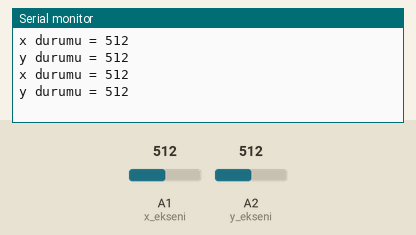
Recording of a sketch running on a simulated Arduino Uno, built with avr-gcc and run on an emulated ATmega328P. Parts: the last lines printed to the serial monitor. The test bench sets the inputs (shaded band); at power-on: A1 (x_ekseni) = 512, A2 (y_ekseni) = 512.

Above: at 1.8 s.
1.9 s: A1 (x_ekseni) set to 716
At 2.8 s:
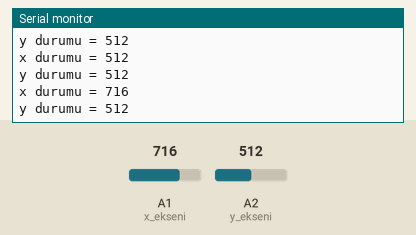
3.4 s: A2 (y_ekseni) set to 716
At 4.7 s:
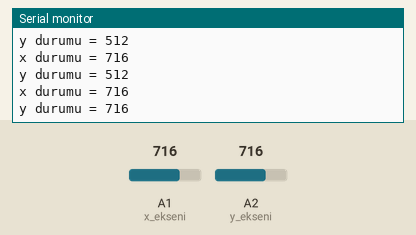
4.9 s: A1 (x_ekseni) set to 900
At 5.6 s:
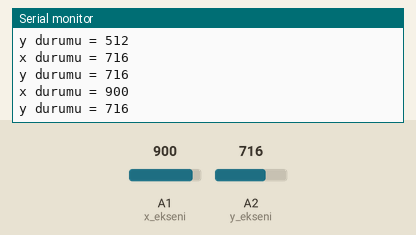
6.4 s: A2 (y_ekseni) set to 900
At 7.8 s:
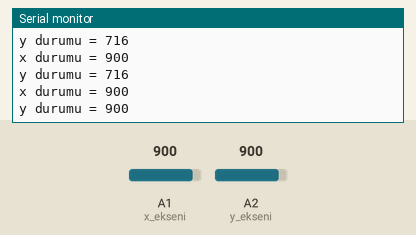
Timing chart, 0 to 8.9 s (numbered marks = the images above; inputs shaded):
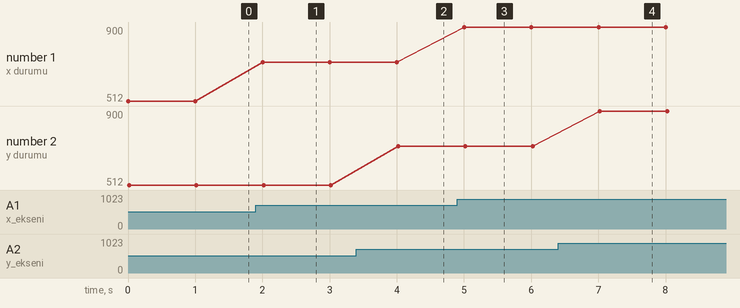

The sketch:

joistik_servo_2.ino
```cpp
/*
Lezzetli Robot Tarifleri
https://lezzetlirobottarifleri.com/joystick-modulu-arduino-ile-nasil-kullanilir
*/

const int x_ekseni = A1;
const int y_ekseni = A2;

int x_durum;
int y_durum;

void setup() {
Serial.begin(9600);
}

void loop() {
  x_durum = analogRead(x_ekseni);
  y_durum = analogRead(y_ekseni);

  Serial.print("x durumu = ");
  Serial.println(x_durum);
  Serial.print("y durumu = ");
  Serial.println(y_durum);
  delay(1000);
}
```

Measured:
- after the input at 1.9 s, the serial monitor: prints a new line after 0.10 s (image 1)
- after the input at 3.4 s, the serial monitor: prints a new line after 0.62 s (image 2)
- after the input at 4.9 s, the serial monitor: prints a new line after 0.10 s (image 3)
- after the input at 6.4 s, the serial monitor: prints a new line after 0.62 s (image 4)
- plotted number 1: 512 → 716 after the input at 1.9 s, 716 → 900 after the input at 4.9 s
